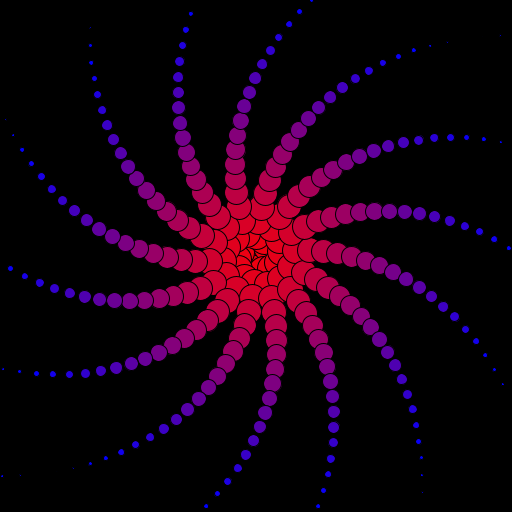
Frame 1 (no input)
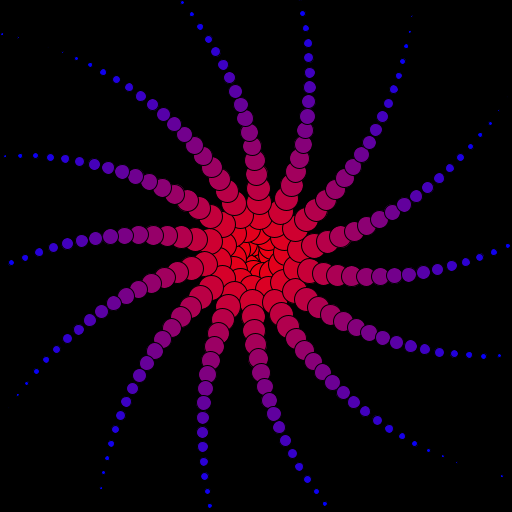
Frame 60 (the mouse pressed at the canvas centre just before this capture)
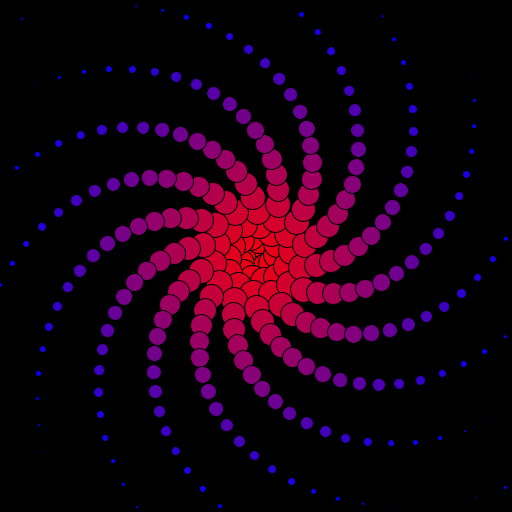
Frame 120 (the mouse held since frame 60 and released just before this capture)

The Processing sketch that drew these frames (run headless with seeded random() and noise(); from frame 60 on, the mouse is pressed at the canvas centre):

// Processing sketch: processing_25210
// ── processing_25210.pde

void setup()
{
  size(512,512);
}

float factor;
float change=800000;

void draw() {
  background(0);
  factor=3.0+(frameCount/change);
  float c=1;
  ellipseMode(CENTER);
  float x,y;
  for (int n=0;n<900;n++) {
    float off=float(frameCount)/50.0;
    float nn=float(n);
    float r=c*sqrt(nn);
    float theta=off+(nn*degrees(factor));
    x=nn*sin(theta);
    y=nn*cos(theta); 
    float l=255-(nn/c);
    if (n%1==0) {
      pushMatrix();
      translate(256,256);
      translate(x,y);
      fill(l,0,255-l);
      float sz=30-(n/10);
      ellipse(0,0,sz,sz);
      popMatrix();
    }
  }
}
